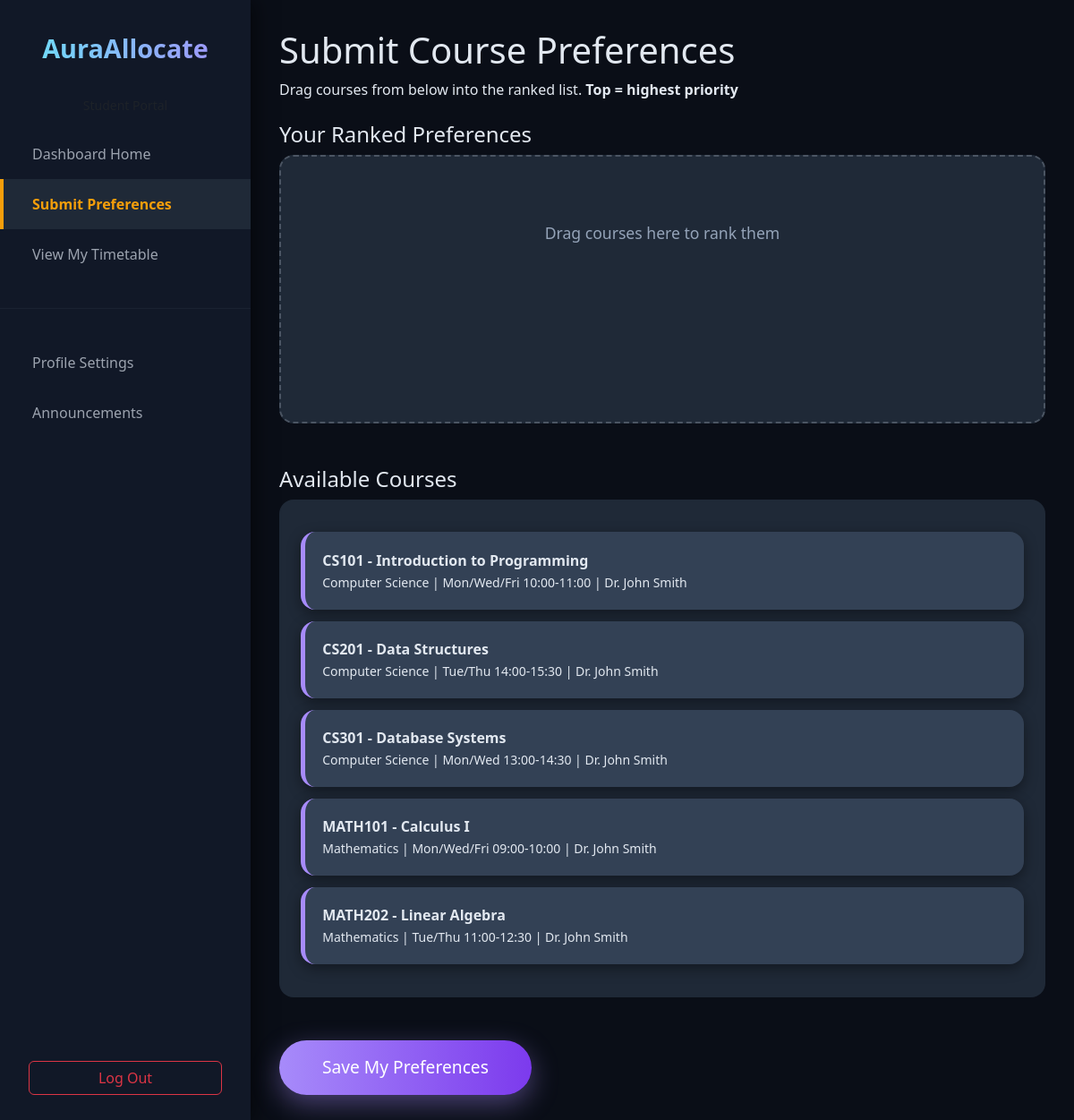
The page /preferences/ (signed in) on the database as committed earlier.
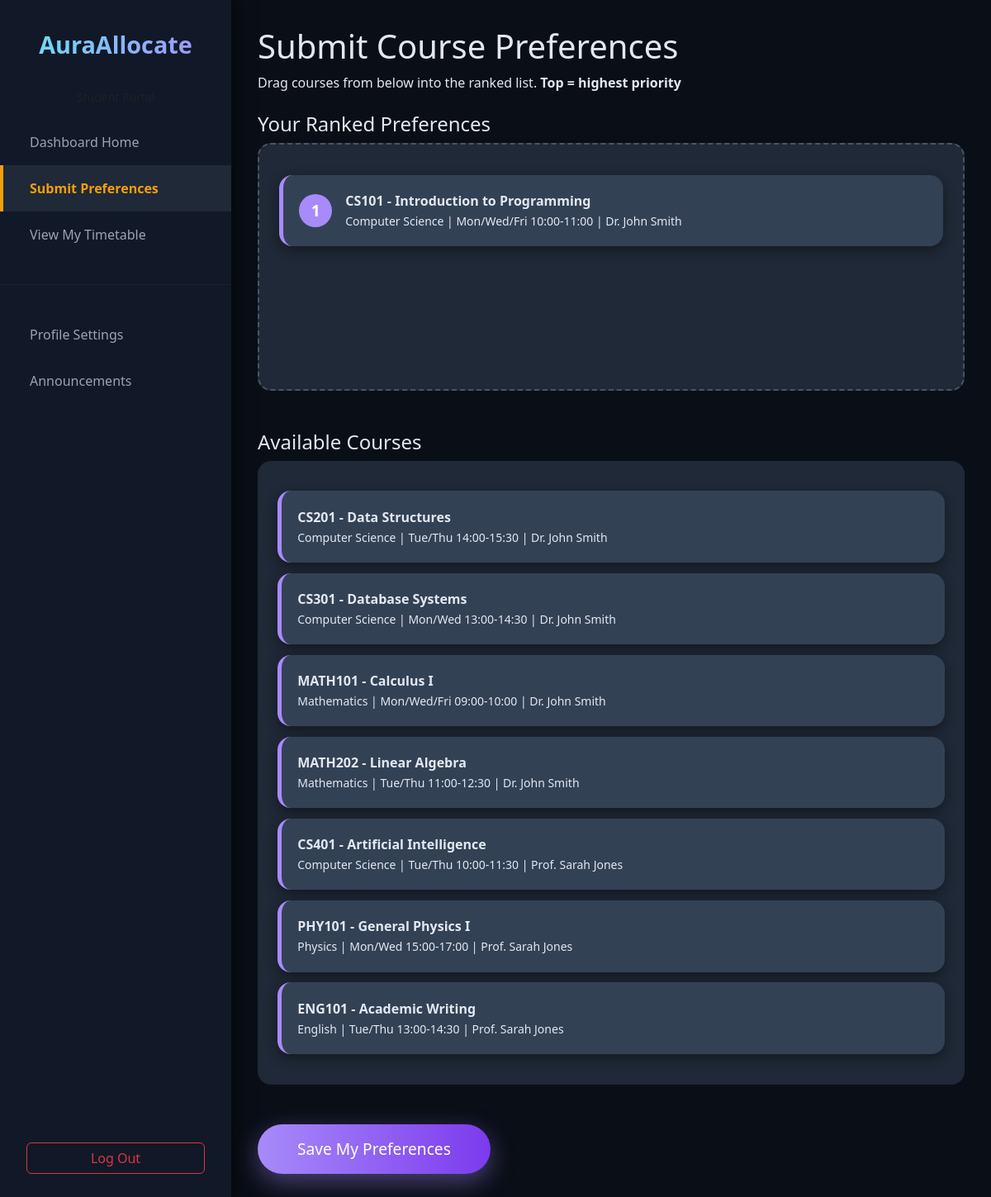
The same page on the database as committed later.
### allocations/models.py (models this page shows, shortened)
class Course(models.Model):
    code = models.CharField(max_length=10, unique=True)
    title = models.CharField(max_length=200)
    department = models.ForeignKey(Department, on_delete=models.CASCADE)
    lecturer = models.ForeignKey(User, on_delete=models.SET_NULL, null=True, limit_choices_to={'role': 'lecturer'})
    capacity = models.PositiveIntegerField()
    enrolled_count = models.PositiveIntegerField(default=0)
    schedule = models.CharField(max_length=200, blank=True)

class Department(models.Model):
    name = models.CharField(max_length=100)
    code = models.CharField(max_length=10, unique=True)
    def __str__(self):
        return self.name

class User(AbstractUser):
    ROLE_CHOICES = (
        ('student', 'Student'),
        ('lecturer', 'Lecturer'),
        ('admin', 'Admin'),
    )
    role = models.CharField(max_length=20, choices=ROLE_CHOICES, default='student')
    full_name = models.CharField(max_length=200, blank=True)

class Preference(models.Model):
    student = models.ForeignKey(User, on_delete=models.CASCADE)
    course = models.ForeignKey(Course, on_delete=models.CASCADE)
    rank = models.PositiveIntegerField()  # 1 = highest priority
    class Meta:
        unique_together = ('student', 'course')
        ordering = ['rank']

### allocations/views.py (the view, shortened to what this page needs)
# urls.py: path('preferences/', views.submit_preferences, name='submit_preferences'),
@login_required
def submit_preferences(request):
    if request.user.role != 'student':
        messages.error(request, "Access denied.")
        return redirect('dashboard')
    courses = Course.objects.all()
    saved_preferences = Preference.objects.filter(student=request.user).order_by('rank')
    ranked_course_ids = list(saved_preferences.values_list('course_id', flat=True))
    context = {
        'courses': courses,
        'saved_preferences': saved_preferences,
        'ranked_course_ids': ranked_course_ids,
        'page_title': 'Submit Course Preferences',
    }
    return render(request, 'allocations/submit_preferences.html', context)

### templates/allocations/submit_preferences.html (shortened to what this page needs)
<!DOCTYPE html>
<html lang="en">
<head>
    <link href="https://cdn.jsdelivr.net/npm/bootstrap@5.3.3/dist/css/bootstrap.min.css" rel="stylesheet">
</head>
<body>
    <div class="sidebar">
        <div class="sidebar-brand">AuraAllocate</div>
        <small class="text-muted d-block text-center mb-3">Student Portal</small>
        <div class="sidebar-menu">
            <a href="{% url 'dashboard' %}">Dashboard Home</a>
            <a href="{% url 'submit_preferences' %}" class="active">Submit Preferences</a>
            <a href="{% url 'view_timetable' %}">View My Timetable</a>
            <hr style="border-color: #374151; margin: 2rem 0;">
            <a href="{% url 'profile_settings' %}">Profile Settings</a>
            <a href="{% url 'announcements' %}">Announcements</a>
        </div>
        <a href="{% url 'logout' %}" class="btn btn-outline-danger"
           style="position: absolute; bottom: 2rem; left: 2rem; width: calc(280px - 4rem);">
           Log Out
        </a>
    </div>
    <div class="main-content">
        <div class="preference-container">
            <h1>{{ page_title }}</h1>
            <p class="mb-4">Drag courses from below into the ranked list. <strong>Top = highest priority</strong></p>
            <h4>Your Ranked Preferences</h4>
            <div class="ranked-list mb-5" id="ranked-list">
                {% for pref in saved_preferences %}
                <div class="course-item" data-id="{{ pref.course.id }}">
                    <span class="rank-number">{{ forloop.counter }}</span>
                    <div>
                        <strong>{{ pref.course.code }} - {{ pref.course.title }}</strong><br>
                        <small>{{ pref.course.department }} | {{ pref.course.schedule }} | {{ pref.course.lecturer.full_name|default:"TBD" }}</small>
                    </div>
                </div>
                {% empty %}
                <div class="empty-message">Drag courses here to rank them</div>
                {% endfor %}
            </div>
            <h4>Available Courses</h4>
            <div class="available-courses" id="available-courses">
                {% for course in courses %}
                    {% if course.id not in ranked_course_ids %}
                    <div class="course-item" data-id="{{ course.id }}">
                        <div>
                            <strong>{{ course.code }} - {{ course.title }}</strong><br>
                            <small>{{ course.department }} | {{ course.schedule }} | {{ course.lecturer.full_name|default:"TBD" }}</small>
                        </div>
                    </div>
                    {% endif %}
                {% endfor %}
            </div>
            <form method="post" id="preference-form">
                <button type="submit" class="btn btn-save text-white mt-5">Save My Preferences</button>
            </form>
        </div>
    </div>
</body>
</html>

Rows that differ between the two databases and show on the page:
no longer on this page (row unchanged): Course: code "CS101", title "Introduction to Programming", department "Computer Science", schedule "Mon/Wed/Fri 10:00-11:00", lecturer.full_name "Dr. John Smith"
added Preference: course.code "CS101", course "Introduction to Programming", course.department "Computer Science", course.schedule "Mon/Wed/Fri 10:00-11:00", course.lecturer.full_name "Dr. John Smith"
added Course: code "CS401", title "Artificial Intelligence", department "Computer Science", schedule "Tue/Thu 10:00-11:30", lecturer.full_name "Prof. Sarah Jones"
added Course: code "PHY101", title "General Physics I", department "Physics", schedule "Mon/Wed 15:00-17:00", lecturer.full_name "Prof. Sarah Jones"
added Course: code "ENG101", title "Academic Writing", department "English", schedule "Tue/Thu 13:00-14:30", lecturer.full_name "Prof. Sarah Jones"
Other text that changed with them:
text no longer shown: "Drag courses here to rank them"
